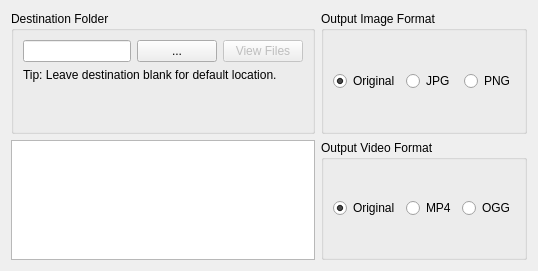
       <widget class="QWidget" name="tabOutput">
        <property name="sizePolicy">
         <sizepolicy hsizetype="MinimumExpanding" vsizetype="MinimumExpanding">
          <horstretch>0</horstretch>
          <verstretch>0</verstretch>
         </sizepolicy>
        </property>
        <attribute name="title">
         <string>Output</string>
        </attribute>
        <layout class="QVBoxLayout" name="verticalLayout_13">
         <item>
          <layout class="QGridLayout" name="gridLayout">
           <item row="0" column="1">
            <widget class="QGroupBox" name="groupBox_OutputImageFormat">
             <property name="title">
              <string>Output Image Format</string>
             </property>
             <layout class="QGridLayout" name="gridLayout_8">
              <item row="0" column="0">
               <widget class="QRadioButton" name="radioButtonOriginalImageFormat">
                <property name="text">
                 <string>Original</string>
                </property>
                <property name="checked">
                 <bool>true</bool>
                </property>
                <attribute name="buttonGroup">
                 <string notr="true">buttonGroup</string>
                </attribute>
               </widget>
              </item>
              <item row="0" column="1">
               <widget class="QRadioButton" name="radioButtonJpg">
                <property name="text">
                 <string>JPG</string>
                </property>
                <attribute name="buttonGroup">
                 <string notr="true">buttonGroup</string>
                </attribute>
               </widget>
              </item>
              <item row="0" column="2">
               <widget class="QRadioButton" name="radioButtonPng">
                <property name="text">
                 <string>PNG</string>
                </property>
                <attribute name="buttonGroup">
                 <string notr="true">buttonGroup</string>
                </attribute>
               </widget>
              </item>
             </layout>
            </widget>
           </item>
           <item row="1" column="0">
            <widget class="QTextEdit" name="progressMessage">
             <property name="sizePolicy">
              <sizepolicy hsizetype="MinimumExpanding" vsizetype="Expanding">
               <horstretch>0</horstretch>
               <verstretch>0</verstretch>
              </sizepolicy>
             </property>
             <property name="maximumSize">
              <size>
               <width>16777215</width>
               <height>120</height>
              </size>
             </property>
             <property name="lineWrapMode">
              <enum>QTextEdit::WidgetWidth</enum>
             </property>
             <property name="readOnly">
              <bool>true</bool>
             </property>
            </widget>
           </item>
           <item row="1" column="1">
            <layout class="QVBoxLayout" name="verticalLayout_2">
             <item>
              <widget class="QGroupBox" name="groupBox_OutputVideoFormat">
               <property name="title">
                <string>Output Video Format</string>
               </property>
               <layout class="QGridLayout" name="gridLayout_9">
                <item row="0" column="1">
                 <widget class="QRadioButton" name="radioButtonMp4">
                  <property name="text">
                   <string>MP4</string>
                  </property>
                  <attribute name="buttonGroup">
                   <string notr="true">buttonGroup_2</string>
                  </attribute>
                 </widget>
                </item>
                <item row="0" column="2">
                 <widget class="QRadioButton" name="radioButtonOgg">
                  <property name="text">
                   <string>OGG</string>
                  </property>
                  <attribute name="buttonGroup">
                   <string notr="true">buttonGroup_2</string>
                  </attribute>
                 </widget>
                </item>
                <item row="0" column="0">
                 <widget class="QRadioButton" name="radioButtonOriginalVideoFormat">
                  <property name="text">
                   <string>Original</string>
                  </property>
                  <property name="checked">
                   <bool>true</bool>
                  </property>
                  <attribute name="buttonGroup">
                   <string notr="true">buttonGroup_2</string>
                  </attribute>
                 </widget>
                </item>
               </layout>
              </widget>
             </item>
            </layout>
           </item>
           <item row="0" column="0">
            <widget class="QGroupBox" name="groupBox_9">
             <property name="title">
              <string>Destination Folder</string>
             </property>
             <layout class="QVBoxLayout" name="verticalLayout_31">
              <item>
               <layout class="QHBoxLayout" name="horizontalLayout">
                <item>
                 <widget class="QLineEdit" name="destinationFolderLineEdit"/>
                </item>
                <item>
                 <widget class="QPushButton" name="destinationFolderPushButton">
                  <property name="text">
                   <string>...</string>
                  </property>
                 </widget>
                </item>
                <item>
                 <widget class="QPushButton" name="viewFilesButton">
                  <property name="enabled">
                   <bool>false</bool>
                  </property>
                  <property name="text">
                   <string>View Files</string>
                  </property>
                 </widget>
                </item>
               </layout>
              </item>
              <item>
               <layout class="QHBoxLayout" name="horizontalLayout_17">
                <item>
                 <widget class="QLabel" name="label_14">
                  <property name="text">
                   <string>Tip: Leave destination blank for default location.</string>
                  </property>
                 </widget>
                </item>
               </layout>
              </item>
              <item>
               <spacer name="verticalSpacer_5">
                <property name="orientation">
                 <enum>Qt::Vertical</enum>
                </property>
                <property name="sizeHint" stdset="0">
                 <size>
                  <width>20</width>
                  <height>40</height>
                 </size>
                </property>
               </spacer>
              </item>
             </layout>
            </widget>
           </item>
          </layout>
         </item>
        </layout>
       </widget>
